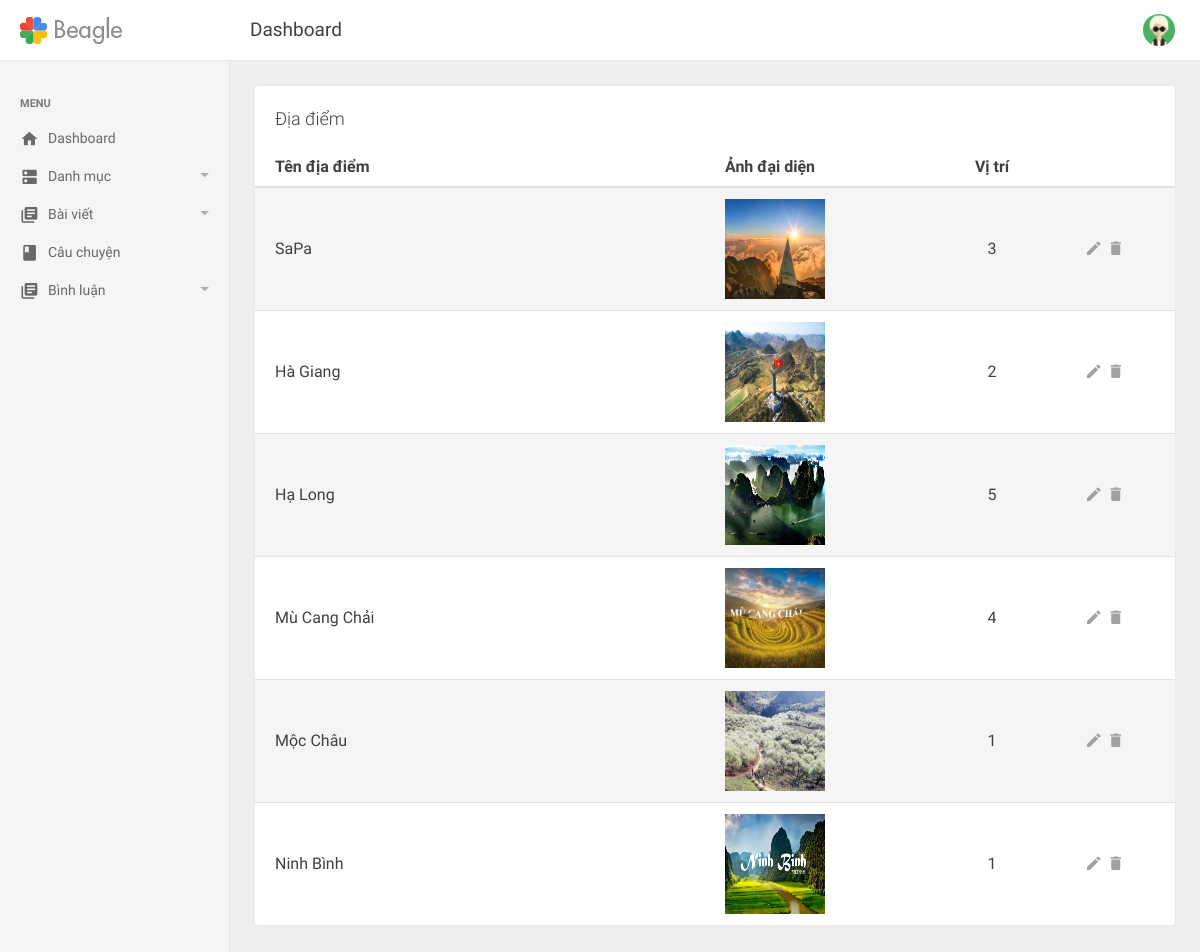
Screenshot of /admin/diadiem.php (signed in) with the database file from the repository.
### tables this page shows
CREATE TABLE `diadiem` (
  `diadiem_id` int(11) NOT NULL,
  `diadiem_ten` varchar(150) NOT NULL,
  `diadiem_anh` varchar(100) NOT NULL,
  `diadiem_ngaytao` date NOT NULL,
  `diadiem_vitri` int(11) NOT NULL
);

### admin/diadiem.php (the view, shortened to what this page needs)
<?php include('../includes/mysqli_connect.php');?>
<?php include('includes/header.php');?>
<?php include('includes/top-header.php');?>
<?php include('includes/left-sidebar.php');?>
<div class="be-content">
    <div class="main-content container-fluid">
      <div class="row">
        <div class="col-md-12">
          <div class="card card-table">
            <div class="card-header">Địa điểm</div>
            <div class="card-body table-responsive">
                <table class="table table-striped table-hover">
                    <thead>
                        <tr>
                            <th style="width:50%;"><a href="diadiem.php?sort=name">Tên địa điểm</a></th>
                            <th>Ảnh đại diện</th>
                            <th class="actions"><a href="diadiem.php?sort=pos">Vị trí</a></th>
                            <th class="actions"></th>
                        </tr>
                    </thead>
                    <tbody>
                      <?php
                      if(isset($_GET['sort'])) {
                        switch ($_GET['sort']) {
                          case 'name':
                            $order_by = 'diadiem_ten';
                            break;
                          case 'pos':
                            $order_by = 'diadiem_vitri';
                            break;
                          default:
                            $order_by = 'diadiem_id';
                            break;
                        }
                      } else {
                        $order_by = 'diadiem_id';
                      }
                        $query = "SELECT * FROM diadiem ORDER BY {$order_by} ASC";
                          if ($result = $dbc->query($query)) {
                              while ($diadiem = $result->fetch_array(MYSQLI_ASSOC)) {
                                echo "
                                  <tr>
                                    <td>{$diadiem['diadiem_ten']}</td>
                                    <td><img src='uploads/images/{$diadiem['diadiem_anh']}' alt='{$diadiem['diadiem_ten']}' width='100px' height='100px'></td>
                                    <td class='actions'>{$diadiem['diadiem_vitri']}</td>
                                    <td class='actions'>
                                      <span style='padding:0 3px'>
                                      <a href='suadiadiem.php?id={$diadiem['diadiem_id']}' class='icon' href='#'><i class='mdi mdi-edit'></i></a>
                                      </span>
                                      <span style='padding:0 3px'>
                                      <a id='{$diadiem['diadiem_id']}' class='icon remove'><i class='mdi mdi-delete'></i>
                                      </a>
                                      </span>
                                    </td>
                                </tr>
                                ";
                              }
                          }
                       ?>
                    </tbody>
                </table>
            </div>
        </div>
        </div>
      </div>
    </div>
</div>
<?php include('includes/footer.php');?>

### admin/assets/css/style.css (style rules this page uses)
th a { color: #404040; }

### rows the page displays
diadiem: diadiem_ten "SaPa", diadiem_anh (picture), diadiem_vitri "3"
diadiem: diadiem_ten "Hà Giang", diadiem_anh (picture), diadiem_vitri "2"
diadiem: diadiem_ten "Hạ Long", diadiem_anh (picture), diadiem_vitri "5"
diadiem: diadiem_ten "Mù Cang Chải", diadiem_anh (picture), diadiem_vitri "4"
diadiem: diadiem_ten "Mộc Châu", diadiem_anh (picture), diadiem_vitri "1"
diadiem: diadiem_ten "Ninh Bình", diadiem_anh (picture), diadiem_vitri "1"
